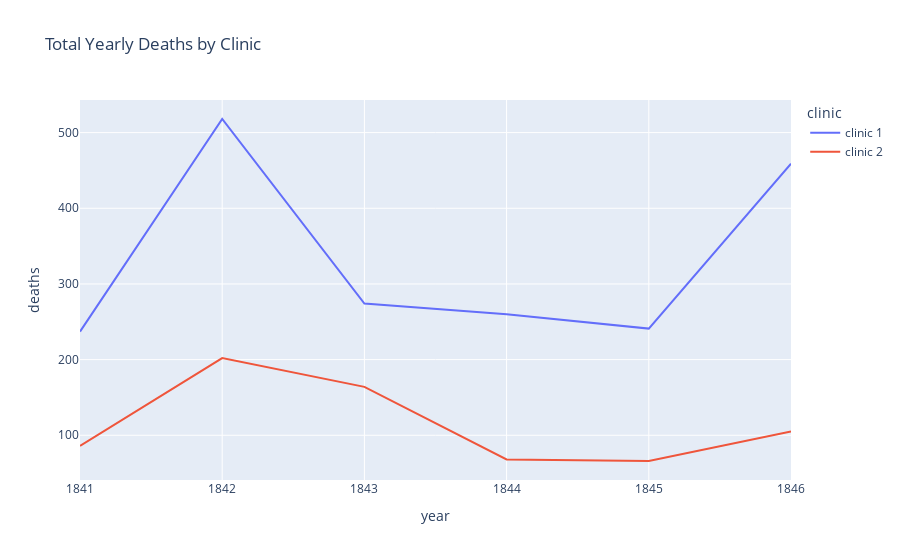

Notebook source saved alongside this figure:
### Code cell
line = px.line(
    df_yearly,
    x='year',
    y='deaths',
    color='clinic',
    title='Total Yearly Deaths by Clinic',
)

line.show()

### Figure 1 — Plotly figure (JSON) as saved in the notebook; plotly's stock layout.template omitted (floating-point values rounded to 4 significant figures)
{"data": [{"hovertemplate": "clinic=clinic 1<br>year=%{x}<br>deaths=%{y}<extra></extra>", "legendgroup": "clinic 1", "line": {"color": "#636efa", "dash": "solid"}, "marker": {"symbol": "circle"}, "mode": "lines", "name": "clinic 1", "orientation": "v", "showlegend": true, "type": "scatter", "x": [1841, 1842, 1843, 1844, 1845, 1846], "xaxis": "x", "y": [237, 518, 274, 260, 241, 459], "yaxis": "y"}, {"hovertemplate": "clinic=clinic 2<br>year=%{x}<br>deaths=%{y}<extra></extra>", "legendgroup": "clinic 2", "line": {"color": "#EF553B", "dash": "solid"}, "marker": {"symbol": "circle"}, "mode": "lines", "name": "clinic 2", "orientation": "v", "showlegend": true, "type": "scatter", "x": [1841, 1842, 1843, 1844, 1845, 1846], "xaxis": "x", "y": [86, 202, 164, 68, 66, 105], "yaxis": "y"}], "layout": {"legend": {"title": {"text": "clinic"}, "tracegroupgap": 0}, "title": {"text": "Total Yearly Deaths by Clinic"}, "xaxis": {"anchor": "y", "domain": [0, 1], "title": {"text": "year"}}, "yaxis": {"anchor": "x", "domain": [0, 1], "title": {"text": "deaths"}}}}
